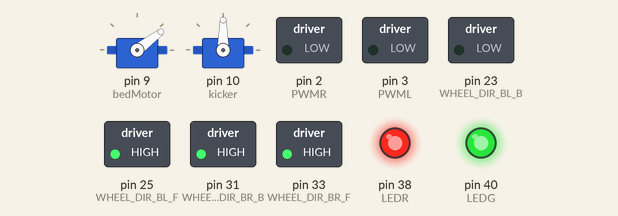
The sketch below on a simulated Arduino Mega 2560, built with avr-gcc and run on an emulated ATmega2560. On the bench: 2 × servo, switched loads named in the sketch (green lamp = pin HIGH), output pins drawn as LEDs (lit = HIGH).

Above: at 0.05 s.
Timing chart, 0 to 3.0 s (numbered marks = the images above):
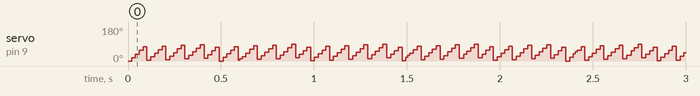

The sketch:

halfBot.ino
```cpp
#include <Servo.h>
//#include <lineFollow.h>
#include "pinNumbers.h"
#include "constants.h"
#include "wheels.h"

using namespace wheels;

Servo bedMotor;
Servo kicker;

long lastTime = 0;
int driveSpeed = SPEED;
int pathCounter = 0;
int stateCounter = 0; //_NEW
int dropCounter = 0; //_NEW

void setup() {
  // put your setup code here, to run once:
  for (int i = 0; i < NUM_OF_SENSORS; ++i) {
        pinMode(LINE_SENSOR_PINS[i], INPUT);
  }


    //LEDs on shield
    pinMode(LEDG, OUTPUT);
    pinMode(LEDR, OUTPUT);
    digitalWrite(LEDG, HIGH);
    digitalWrite(LEDR, HIGH);

    //setup bed servo and point it straight
    bedMotor.attach(9);
    //bedMotor.write(90);

    //Setup the kicker
    kicker.attach(10);
    kicker.write(90);

   //setup ring arm servo
    //ringServo.attach(RING_DISPENSER_SERVO);
    //ringServo.write(0);

    //start serial communication
    //prt.begin(115200);

    //setup driving motor speed pins
    pinMode(PWMR, OUTPUT);
    pinMode(PWML, OUTPUT);
    analogWrite(PWMR, 0);
    analogWrite(PWML, 0);

    //tell back left motor to drive forward
    pinMode(WHEEL_DIR_BL_F, OUTPUT);
    pinMode(WHEEL_DIR_BL_B, OUTPUT);
    digitalWrite(WHEEL_DIR_BL_F, HIGH);
    digitalWrite(WHEEL_DIR_BL_B, LOW);

    //tell back right motor to drive forward
    pinMode(WHEEL_DIR_BR_F, OUTPUT);
    pinMode(WHEEL_DIR_BR_B, OUTPUT);
    digitalWrite(WHEEL_DIR_BR_F, HIGH);
    digitalWrite(WHEEL_DIR_BR_B, LOW);

    //enable driving motor controller
    pinMode(WHEEL_PWM_B_STBY, OUTPUT);
    digitalWrite(WHEEL_PWM_B_STBY, HIGH);

    //misc line sensor pin that does not get init in contructor for some reason
    //pinMode(39, INPUT);
    pinMode(11, INPUT);
    pinMode(53, INPUT);


    //pinMode(BUTTON1, INPUT_PULLUP);
    //pinMode(BUTTON2, INPUT_PULLUP);
    //while(digitalRead(BUTTON1));


}

void loop() {
  // put your main code here, to run repeatedly:

  //write the servo to increment am angle.
  for(int i = 0; i < 91; i++){
    bedMotor.write(i);
    delay(1);
  }


}
```

barrel.cpp
```cpp
#include "barrel.h"
```

barrel.h
```cpp
#ifndef BARREL
#define BARREL


#endif BARREL
```

constants.h
```cpp
#ifndef CONSTANTS

#define CONSTANTS

#include "pinNumbers.h"

const int NUM_OF_SENSORS = 8;


//Constant speed
const int SPEED = 210; //Between 0-255

const int PWMR = WHEEL_PWM_BR;
const int PWML = WHEEL_PWM_BL;

static const int LINE_SENSOR_PINS[NUM_OF_SENSORS] = {LINE_SENSOR_0, LINE_SENSOR_1,LINE_SENSOR_2,
  LINE_SENSOR_3, LINE_SENSOR_4, LINE_SENSOR_5, LINE_SENSOR_6, LINE_SENSOR_7};


//enum turn { straight, left, right, slightLeft, slightRight}


#endif
```

pinNumbers.h
```cpp
#ifndef PIN_NUM

#define PIN_NUM

#define DRIVE_WHEEL_L     34
#define DRIVE_WHEEL_R     36

#define LEDR              38
#define LEDG              40

#define WHEEL_DIR_FL_B     35
#define WHEEL_DIR_FL_F     37


// pins of line sensors
#define LINE_SENSOR_0     39
#define LINE_SENSOR_1     41
#define LINE_SENSOR_2     43
#define LINE_SENSOR_3     45
#define LINE_SENSOR_4     47
#define LINE_SENSOR_5     49
#define LINE_SENSOR_6     51
#define LINE_SENSOR_7     52


//start button?
#define BUTTON1           30
#define BUTTON2           32


//Motor Controllers

#define WHEEL_DIR_FR_B     34
#define WHEEL_DIR_FR_F     36
#define WHEEL_DIR_FL_B     35
#define WHEEL_DIR_FL_F     37
#define WHEEL_DIR_BR_B     31 //purple: 31
#define WHEEL_DIR_BR_F     33 //purple: 33
#define WHEEL_DIR_BL_B     23 //purple: 23
#define WHEEL_DIR_BL_F     25 //purple: 25

#define WHEEL_PWM_FR      8
#define WHEEL_PWM_FL      7
#define WHEEL_PWM_BR      2
#define WHEEL_PWM_BL      3
#define WHEEL_PWM_B_STBY  31
#define WHEEL_PWM_R_STBY  33


#endif
```

wheels.cpp
```cpp
#include "constants.h"
//#include "nose.h"
#include "wheels.h"
//#include "rings.h"
#include <Arduino.h>
#include <Servo.h>

//Serial:  USB
//Serial1: bluetooth
#define prt Serial3
//#define DEBUG


// drives wheels with differential based on angle
void wheels::drive(int angle, int speed) {
    int left;
    int right;

    if (angle > 0) {
        right  = speed;
        left   = speed * ratio(angle); //max angle here is +45 left goes 1/4 as fast
    } else {
        left   = speed;
        right  = speed * ratio(angle); //"max" angle here is -45 _CHANGE
    }

    driveWheels(left, right);

    return;
}


// drives wheels forwards and backwards; > 0 is forwards
void wheels::driveWheels(int left, int right) {

    if (left > 0) {
        // drive left motor forward
        digitalWrite(WHEEL_DIR_BL_F, HIGH);
        digitalWrite(WHEEL_DIR_BL_B, LOW);

    } else if (left < 0) {
        // drive left motor backwards
        digitalWrite(WHEEL_DIR_BL_F, LOW);
        digitalWrite(WHEEL_DIR_BL_B, HIGH);
        left = -left;

    } else {
        // stop left motor
        digitalWrite(WHEEL_DIR_BL_F, LOW);
        digitalWrite(WHEEL_DIR_BL_B, LOW);
    }


    if (right > 0) {
        // drive right motor forward
        digitalWrite(WHEEL_DIR_BR_F, HIGH);
        digitalWrite(WHEEL_DIR_BR_B, LOW);

    } else if (right < 0) {
        // drive right motor backwards
        digitalWrite(WHEEL_DIR_BR_F, LOW);
        digitalWrite(WHEEL_DIR_BR_B, HIGH);
        right = -right;

    } else {
        // stop right motor
        digitalWrite(WHEEL_DIR_BR_F, LOW);
        digitalWrite(WHEEL_DIR_BR_B, LOW);
    }

    // cap pwm at 255
    if (left > 255)  { left  = 255; }
    if (right > 255) { right = 255; }

    //send pwm to motors
    analogWrite(PWMR, right);
    analogWrite(PWML, left);
}

double wheels::ratio(int angle) {

  if(angle > 0){return angle / -60.0 + 1.0;}
  else {return angle / 60.0 + 1.0;}
  //if +-45 degrees, then .25 ----- if 0 degrees then 1 _CHANGE
}

void wheels::STOPIT() {
    driveWheels(0, 0);
    //while(true) { rings::stopRing(); }
}
```

wheels.h
```cpp
#ifndef WHEELS_H
#define WHEELS_H
#include <Arduino.h>
#include <Servo.h>

namespace wheels {


	// description: drives the motors
	// speed: max speed of the motors
	// angle: angle of nose
	//	 0: straight
	//	>0: turning left
	//	<0: turning right
	void drive(int angle, int speed);


	// description: returns the ratio between the speeds at which
	//		the two motors should be driven
	// angle: angle of nose
	//	 0: straight
	//	>0: turning left
	//	<0: turning right
	// return: ratio between two motor speeds (left/right)
	double ratio(int angle);

	// drives wheels forwards and backwards; > 0 is forwards
	void driveWheels(int left, int right);

	// stops robot from driving and spin locks; NEVER RETURNS
	void STOPIT();

}

#endif
```

Measured:
- by itself, servo on pin 9 (bedMotor): ramps from 0° to 90° and jumps back, once every 0.10 s
